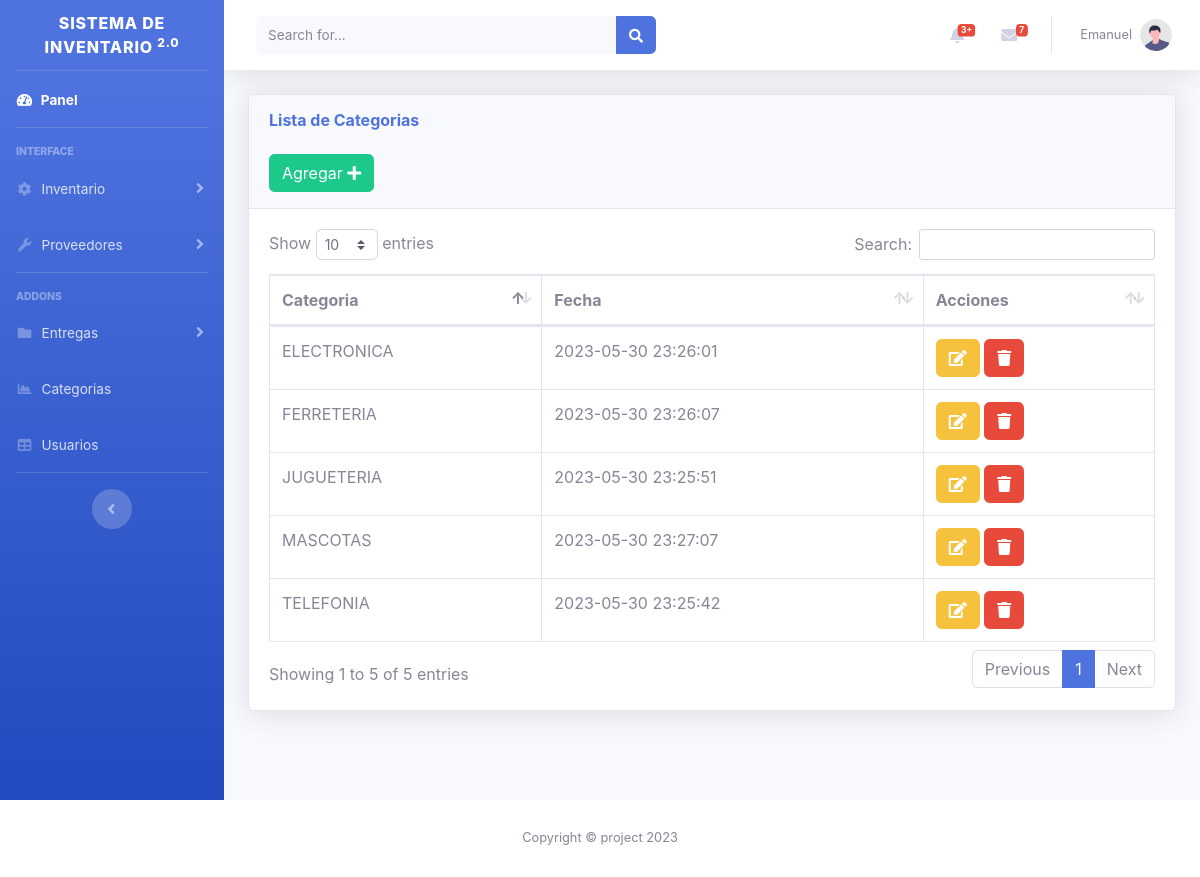
The app's page /views/categorias.php (signed in) with its own data.
### tables this page shows
CREATE TABLE `categorias` (
  `id` int(11) NOT NULL,
  `categoria` varchar(150) NOT NULL,
  `fecha` timestamp NOT NULL DEFAULT current_timestamp() ON UPDATE current_timestamp()
);

### views/categorias.php (the view, shortened to what this page needs)
<?php include "../includes/header.php"; ?>
<body id="page-top">
    <div class="container-fluid">
        <div class="card shadow mb-4">
            <div class="card-header py-3">
                <h6 class="m-0 font-weight-bold text-primary">Lista de Categorias</h6>
                <br>
                <button type="button" class="btn btn-success" data-toggle="modal" data-target="#cat">
                    <span class="glyphicon glyphicon-plus"></span> Agregar <i class="fa fa-plus"></i> </a></button>
            </div>
            <div class="card-body">
                <div class="table-responsive">
                    <table class="table table-bordered" id="dataTable" width="100%" cellspacing="0">
                        <thead>
                            <tr>
                                <th>Categoria</th>
                                <th>Fecha</th>
                                <th>Acciones</th>
                            </tr>
                        </thead>
                        <tbody>
                            <?php
                            require_once("../includes/db.php");
                            $result = mysqli_query($conexion, "SELECT * FROM categorias ");
                            while ($fila = mysqli_fetch_assoc($result)) :
                            ?>
                                <tr>
                                    <td><?php echo $fila['categoria']; ?></td>
                                    <td><?php echo $fila['fecha']; ?></td>
                                    <td>
                                        <a href="editUser.php?accion=edit_users&id=<?php echo $fila['id'] ?>" class="btn btn-warning" id="editForm">
                                            <i class="fa fa-edit "></i> </a>
                                        <a href="../includes/functions.php?accion=delete_users&id=<?php echo $fila['id'] ?> " class="btn btn-danger btn-del" id="deleteForm">
                                            <i class="fa fa-trash "></i></a></button>
                                    </td>
                                </tr>
                            <?php endwhile; ?>
                        </tbody>
                    </table>
                </div>
            </div>
        </div>
    </div>
    </div>
    </div>
    </div>
</body>
<?php include "../includes/footer.php"; ?>
</html>

### records on screen
categorias: categoria "TELEFONIA", fecha "2023-05-30 23:25:42"
categorias: categoria "JUGUETERIA", fecha "2023-05-30 23:25:51"
categorias: categoria "ELECTRONICA", fecha "2023-05-30 23:26:01"
categorias: categoria "FERRETERIA", fecha "2023-05-30 23:26:07"
categorias: categoria "MASCOTAS", fecha "2023-05-30 23:27:07"

### other values on screen
$_SESSION['usuario'] "Emanuel"
